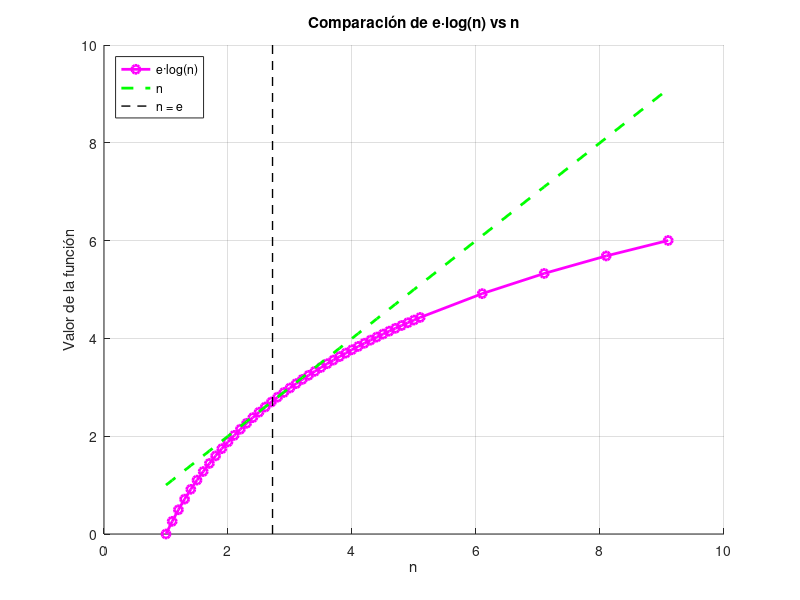

Here is the MATLAB script that generated this plot:
% Script de MATLAB para graficar los datos en una sola ventana
try
    % Cargar los datos
    datos = load('datos_matlab.dat');
    n = datos(:,1);
    e_log_n = datos(:,2);
    n_values = datos(:,3);

    % Crear una única figura
    figure;
    hold on;
    % Graficar e·log(n) en magenta (curva con marcadores circulares)
    plot(n, e_log_n, 'mo-', 'LineWidth', 2, 'MarkerSize', 6, 'DisplayName', 'e·log(n)');
    % Graficar n en verde (línea discontinua)
    plot(n, n_values, 'g--', 'LineWidth', 2, 'DisplayName', 'n');
    % Dibujar línea de referencia en n = e
    e_value = exp(1);
    plot([e_value e_value], get(gca,'YLim'), 'k--', 'LineWidth', 1, 'DisplayName', 'n = e');
    % Etiquetas y títulos
    xlabel('n');
    ylabel('Valor de la función');
    title('Comparación de e·log(n) vs n');
    legend('Location', 'northwest');
    grid on;
    % Guardar la imagen
    saveas(gcf, 'grafica_matlab.png');
    disp('Gráfica generada y guardada como grafica_matlab.png');
catch e
    disp(['Error: ' e.message]);
    disp('Verifique que el archivo datos_matlab.dat existe y tiene el formato correcto');
end
